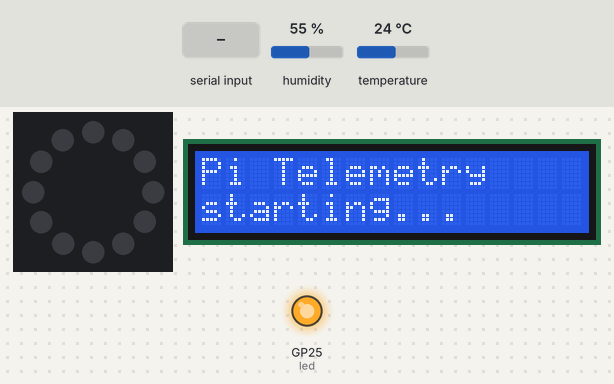
The program below on a simulated Raspberry Pi Pico running MicroPython. Shown: 12 RGB LEDs in a ring, first at the top, clockwise, 16×2 character LCD, output pins drawn as LEDs (lit = HIGH). The inputs (shaded band) are chosen by the test bench; at power-on: humidity 55 %, temperature 24 °C. Library files of the repository ran but are not shown: aht20.py; what the program prints to the serial console is not drawn.

Above: at 1.4 s.
1.5 s: "line1" typed at the serial console, then Enter
At 15.4 s:
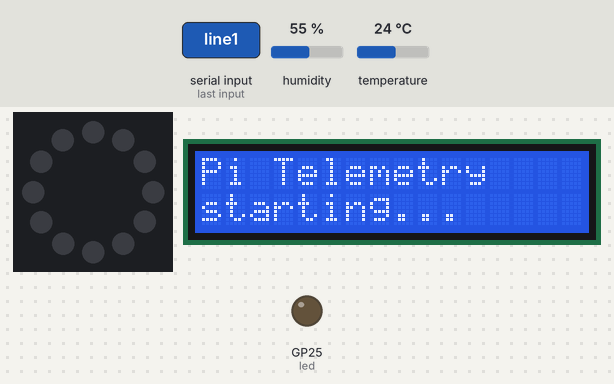
15.5 s: "state" typed at the serial console, then Enter
17.0 s: "mold" typed at the serial console, then Enter
Timing chart, 0 to 31.8 s (numbered marks = the images above; inputs shaded):
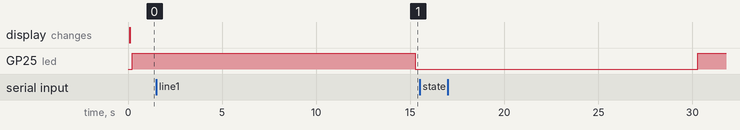

The program:

main.py
```python
# MicroPython firmware for the Raspberry Pi Pico H sensor + display node.
#
# Two-way over USB serial:
#   up   -> one JSON line per interval: {"ambient_temp_c":..,"ambient_humidity_pct":..}
#   down <- display commands from the Pi: {"line1":..,"line2":..,"state":..,"mold":..}
#           which drive the 16x2 I2C LCD and the 12-LED RGB ring.
#
# Every peripheral degrades gracefully: a missing DHT20, LCD or ring just means
# that part is skipped. Flash aht20.py, lcd.py and this file (see pico/README.md).

import json
import select
import sys
import time

import neopixel
from machine import I2C, Pin

from aht20 import decode
from lcd import I2cLcd, find_lcd

# --- wiring / config ---------------------------------------------------------
I2C_ID = 1
SDA_PIN = 14           # GP14 -> DHT20 + LCD SDA (shared I2C bus)
SCL_PIN = 15           # GP15 -> DHT20 + LCD SCL
DHT20_ADDR = 0x38
RING_PIN = 2           # GP2  -> RGB ring DIN
RING_N = 12
SENSOR_INTERVAL_MS = 15000
# -----------------------------------------------------------------------------

led = Pin(25, Pin.OUT)
i2c = I2C(I2C_ID, sda=Pin(SDA_PIN), scl=Pin(SCL_PIN), freq=100000)
ring = neopixel.NeoPixel(Pin(RING_PIN), RING_N)

# Ring colours per advisor state (kept dim to stay within USB power budget).
STATE_COLORS = {
    "ventilate": (0, 0, 40),      # blue: open the window
    "keep_closed": (40, 14, 0),   # amber: keep it closed
    "comfortable": (0, 40, 0),    # green: all good
    "unknown": (8, 8, 8),         # dim white: no outdoor data
}
MOLD_COLOR = (60, 0, 0)           # red overlay when mold risk is flagged


def set_ring(color):
    for i in range(RING_N):
        ring[i] = color
    ring.write()


# Optional LCD.
lcd = None
try:
    _addr = find_lcd(i2c)
    if _addr is not None:
        lcd = I2cLcd(i2c, _addr, rows=2, cols=16)
        lcd.move_to(0, 0)
        lcd.putstr("Pi Telemetry")
        lcd.move_to(0, 1)
        lcd.putstr("starting...")
except OSError:
    lcd = None

set_ring((0, 0, 0))


def emit(obj):
    print(json.dumps(obj))


def lcd_line(row, text):
    if lcd is None:
        return
    text = (str(text) + " " * 16)[:16]  # pad/truncate to the display width
    try:
        lcd.move_to(0, row)
        lcd.putstr(text)
    except OSError:
        pass


def handle_command(line):
    try:
        cmd = json.loads(line)
    except ValueError:
        return
    if not isinstance(cmd, dict):
        return
    if "line1" in cmd:
        lcd_line(0, cmd["line1"])
    if "line2" in cmd:
        lcd_line(1, cmd["line2"])
    state = cmd.get("state")
    if state is not None:
        color = MOLD_COLOR if cmd.get("mold") else STATE_COLORS.get(state, (8, 8, 8))
        try:
            set_ring(color)
        except Exception:
            pass


def dht20_init():
    time.sleep_ms(40)
    try:
        status = i2c.readfrom(DHT20_ADDR, 1)[0]
    except OSError:
        return False
    if not (status & 0x08):
        i2c.writeto(DHT20_ADDR, bytes([0xBE, 0x08, 0x00]))
        time.sleep_ms(10)
    return True


def send_sensor():
    try:
        temp_c, humidity_pct, busy, crc_ok = decode(_measure())
        if busy or not crc_ok:
            emit({"error": "bad_frame"})
        else:
            emit({"ambient_temp_c": round(temp_c, 2), "ambient_humidity_pct": round(humidity_pct, 2)})
            led.toggle()
    except OSError:
        emit({"error": "i2c_read_failed"})


def _measure():
    i2c.writeto(DHT20_ADDR, bytes([0xAC, 0x33, 0x00]))
    time.sleep_ms(80)
    return i2c.readfrom(DHT20_ADDR, 7)


dht20_init()

# Poll USB serial for incoming commands without blocking the sensor cadence.
_poller = select.poll()
_poller.register(sys.stdin, select.POLLIN)

_last_sensor = time.ticks_ms()
send_sensor()  # emit one reading immediately on boot

while True:
    if _poller.poll(50):  # wait up to 50ms for a command
        line = sys.stdin.readline()
        if line:
            handle_command(line)
    now = time.ticks_ms()
    if time.ticks_diff(now, _last_sensor) >= SENSOR_INTERVAL_MS:
        _last_sensor = now
        send_sensor()
```

lcd.py
```python
# Minimal HD44780 character-LCD driver over a PCF8574 I2C backpack.
#
# Self-contained MicroPython (no external libraries). Covers what the ventilation
# advisor needs: init, clear, move_to(col, row), putstr(text). Standard backpack
# bit wiring (P0=RS, P1=RW, P2=EN, P3=backlight, P4..P7=D4..D7).

import time

_RS = 0x01
_EN = 0x04
_BACKLIGHT = 0x08

_CMD_CLEAR = 0x01
_CMD_HOME = 0x02
_CMD_ENTRY = 0x06      # increment cursor, no display shift
_CMD_DISPLAY_ON = 0x0C  # display on, cursor off, blink off
_CMD_FUNCTION = 0x28    # 4-bit, 2 lines, 5x8 font
_CMD_SET_DDRAM = 0x80


def find_lcd(i2c):
    """Return the LCD's I2C address (0x27 or 0x3F) if present, else None."""
    present = i2c.scan()
    for addr in (0x27, 0x3F):
        if addr in present:
            return addr
    return None


class I2cLcd:
    def __init__(self, i2c, addr=0x27, rows=2, cols=16):
        self.i2c = i2c
        self.addr = addr
        self.rows = rows
        self.cols = cols
        self.backlight = _BACKLIGHT
        time.sleep_ms(50)
        # Wake up and switch to 4-bit mode (HD44780 init dance).
        self._strobe(0x30)
        time.sleep_ms(5)
        self._strobe(0x30)
        time.sleep_ms(1)
        self._strobe(0x30)
        time.sleep_ms(1)
        self._strobe(0x20)
        self._command(_CMD_FUNCTION)
        self._command(_CMD_DISPLAY_ON)
        self._command(_CMD_ENTRY)
        self.clear()

    def _strobe(self, data):
        # Pulse EN high then low while holding the data byte.
        self.i2c.writeto(self.addr, bytes([data | _EN | self.backlight]))
        time.sleep_us(1)
        self.i2c.writeto(self.addr, bytes([(data & ~_EN) | self.backlight]))
        time.sleep_us(50)

    def _send(self, value, rs):
        high = (value & 0xF0) | rs | self.backlight
        low = ((value << 4) & 0xF0) | rs | self.backlight
        self._strobe(high)
        self._strobe(low)

    def _command(self, value):
        self._send(value, 0)
        if value in (_CMD_CLEAR, _CMD_HOME):
            time.sleep_ms(2)

    def clear(self):
        self._command(_CMD_CLEAR)

    def move_to(self, col, row):
        offsets = (0x00, 0x40, 0x14, 0x54)
        self._command(_CMD_SET_DDRAM | (col + offsets[row]))

    def putstr(self, text):
        for ch in text:
            self._send(ord(ch), _RS)
```

Measured:
- after the input at 15.5 s, every drawn part: stays the same
